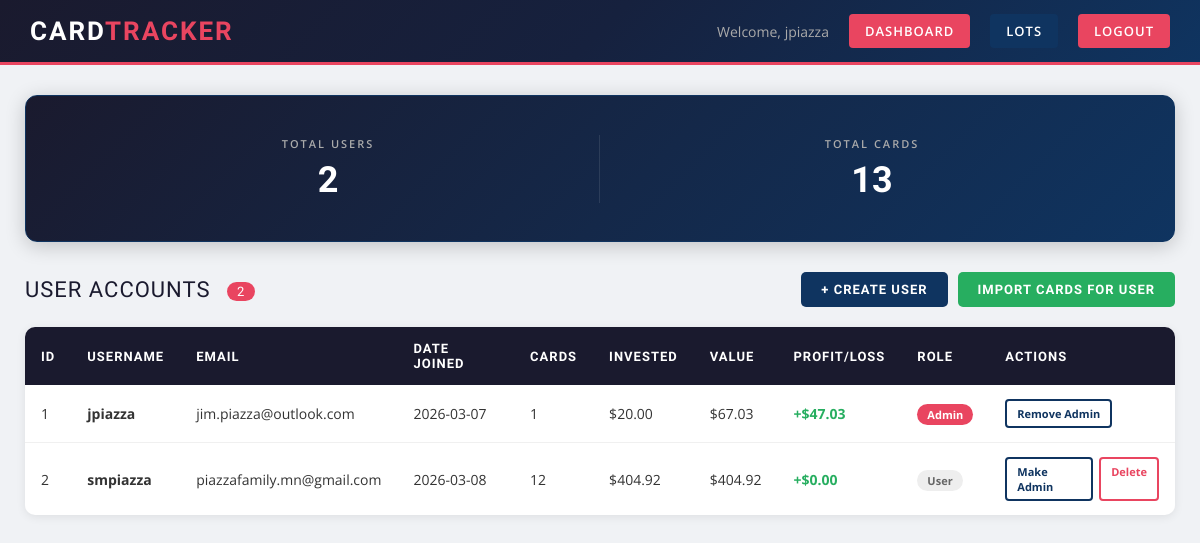
The page /admin (signed in) on the database its author committed.
### models.py (models this page shows)
class User(UserMixin, db.Model):
    id = db.Column(db.Integer, primary_key=True)
    email = db.Column(db.String(150), unique=True, nullable=False)
    username = db.Column(db.String(150), unique=True, nullable=False)
    password = db.Column(db.String(150), nullable=False)
    is_admin = db.Column(db.Boolean, default=False)
    date_joined = db.Column(db.DateTime, default=db.func.current_timestamp())
    cards = db.relationship('Card', backref='owner', lazy=True)
    lots = db.relationship('Lot', backref='owner', lazy=True)

### admin.py (the view)
@admin.route('/admin')
@login_required
@admin_required
def admin_dashboard():
    users = User.query.all()
    user_data = []
    for user in users:
        cards = Card.query.filter_by(user_id=user.id).all()
        total_invested = sum(card.buy_price for card in cards)
        total_value = sum(
            card.sell_price if card.sell_price
            else (card.market_price or card.buy_price)
            for card in cards
        )
        profit_loss = total_value - total_invested
        user_data.append({
            'id': user.id,
            'username': user.username,
            'email': user.email,
            'is_admin': user.is_admin,
            'date_joined': user.date_joined,
            'card_count': len(cards),
            'total_invested': total_invested,
            'total_value': total_value,
            'profit_loss': profit_loss
        })
    total_users = len(users)
    total_cards = Card.query.count()
    return render_template('admin.html',
        user_data=user_data,
        total_users=total_users,
        total_cards=total_cards
    )

### admin.py (called while the page is built)
def admin_required(f):
    @wraps(f)
    def decorated_function(*args, **kwargs):
        if not current_user.is_authenticated or not current_user.is_admin:
            flash('You do not have permission to access this page.')
            return redirect(url_for('main.dashboard'))
        return f(*args, **kwargs)
    return decorated_function

### app.py (called while the page is built)
def create_app():
    app = Flask(__name__)
    app.config['SECRET_KEY'] = os.getenv('SECRET_KEY', 'your-secret-key')
    app.config['SQLALCHEMY_DATABASE_URI'] = 'sqlite:///cards.db'
    app.config['UPLOAD_FOLDER'] = 'static/uploads'
    app.config['MAX_CONTENT_LENGTH'] = 16 * 1024 * 1024  # 16MB max
    db.init_app(app)
    login_manager = LoginManager()
    login_manager.login_view = 'auth.login'
    login_manager.init_app(app)
    @login_manager.user_loader
    def load_user(user_id):
        return User.query.get(int(user_id))
    from auth import auth as auth_blueprint
    app.register_blueprint(auth_blueprint)
    from main import main as main_blueprint
    app.register_blueprint(main_blueprint)
    from admin import admin as admin_blueprint
    app.register_blueprint(admin_blueprint)
    with app.app_context():
        db.create_all()
    return app

### templates/admin.html (shortened to what this page needs)
<!DOCTYPE html>
<html>
<head>
    <link rel="stylesheet" href="{{ url_for('static', filename='css/style.css') }}">
</head>
<body>
    <nav>
        <h1>Card<span>Tracker</span></h1>
        <div class="nav-right">
            <span>Welcome, {{ current_user.username }}</span>
            <a href="{{ url_for('main.dashboard') }}">Dashboard</a>
            <a href="{{ url_for('main.lots') }}" style="background:#0f3460;">Lots</a>
            <a href="{{ url_for('auth.logout') }}">Logout</a>
        </div>
    </nav>
    <div class="page-wrapper">
        <div class="dashboard-container">
            <div class="stats-banner">
                <div class="stat-block">
                    <div class="stat-label">Total Users</div>
                    <div class="stat-value">{{ total_users }}</div>
                </div>
                <div class="stat-block">
                    <div class="stat-label">Total Cards</div>
                    <div class="stat-value">{{ total_cards }}</div>
                </div>
            </div>
            <div class="section-header">
                <div class="section-title">User Accounts <span>{{ total_users }}</span></div>
                <div style="display:flex; gap:10px;">
                    <a href="{{ url_for('admin.create_user') }}" class="btn" style="background:#0f3460;">+ Create User</a>
                    <a href="{{ url_for('admin.import_for_user') }}" class="btn btn-export">Import Cards for User</a>
                </div>
            </div>
            <div class="admin-table-wrapper">
                <table class="admin-table">
                    <thead>
                        <tr>
                            <th>ID</th>
                            <th>Username</th>
                            <th>Email</th>
                            <th>Date Joined</th>
                            <th>Cards</th>
                            <th>Invested</th>
                            <th>Value</th>
                            <th>Profit/Loss</th>
                            <th>Role</th>
                            <th>Actions</th>
                        </tr>
                    </thead>
                    <tbody>
                        {% for user in user_data %}
                        <tr>
                            <td>{{ user.id }}</td>
                            <td><strong>{{ user.username }}</strong></td>
                            <td>{{ user.email }}</td>
                            <td>{{ user.date_joined.strftime('%Y-%m-%d') if user.date_joined else 'N/A' }}</td>
                            <td>{{ user.card_count }}</td>
                            <td>${{ "%.2f"|format(user.total_invested) }}</td>
                            <td>${{ "%.2f"|format(user.total_value) }}</td>
                            <td class="{% if user.profit_loss >= 0 %}profit-text{% else %}loss-text{% endif %}">
                                {% if user.profit_loss >= 0 %}+{% endif %}${{ "%.2f"|format(user.profit_loss) }}
                            </td>
                            <td>
                                {% if user.is_admin %}
                                    <span class="badge-admin">Admin</span>
                                {% else %}
                                    <span class="badge-user">User</span>
                                {% endif %}
                            </td>
                            <td>
                                <div class="admin-actions">
                                    {% if not user.is_admin %}
                                        <a href="{{ url_for('admin.make_admin', user_id=user.id) }}" class="btn-search">Make Admin</a>
                                    {% else %}
                                        <a href="{{ url_for('admin.remove_admin', user_id=user.id) }}" class="btn-search">Remove Admin</a>
                                    {% endif %}
                                    {% if user.id != current_user.id %}
                                        <a href="{{ url_for('admin.delete_user', user_id=user.id) }}" class="btn-delete" onclick="return confirm('Delete {{ user.username }}?')">Delete</a>
                                    {% endif %}
                                </div>
                            </td>
                        </tr>
                        {% endfor %}
                    </tbody>
                </table>
            </div>
        </div>
    </div>
</body>
</html>

### static/css/style.css (style rules this page uses)
* { margin: 0; padding: 0; box-sizing: border-box; }
body { font-family: 'Open Sans', sans-serif; background: #f0f2f5; color: #333; min-height: 100vh; }
nav { background: linear-gradient(135deg, #1a1a2e 0%, #16213e 50%, #0f3460 100%); color: white; padding: 0 30px; display: flex; justify-content: space-between; align-items: center; height: 65px; border-bottom: 3px solid #e94560; box-shadow: 0 2px 20px rgba(233,69,96,0.3); }
nav h1 { font-family: 'Oswald', sans-serif; font-size: 26px; font-weight: 700; letter-spacing: 2px; text-transform: uppercase; color: white; }
nav h1 span { color: #e94560; }
nav .nav-right { display: flex; align-items: center; gap: 20px; }
nav .nav-right span { color: #aaa; font-size: 14px; }
nav a { color: white; text-decoration: none; font-size: 13px; font-weight: 600; letter-spacing: 1px; text-transform: uppercase; background: #e94560; padding: 8px 16px; border-radius: 4px; transition: background 0.2s; }
.page-wrapper { background: #f0f2f5; min-height: calc(100vh - 65px); padding: 30px 0; }
.dashboard-container { max-width: 1200px; margin: 0 auto; padding: 0 25px; }
.stats-banner { background: linear-gradient(135deg, #1a1a2e 0%, #0f3460 100%); border-radius: 12px; padding: 30px; margin-bottom: 30px; display: flex; gap: 0; border: 1px solid #0f3460; box-shadow: 0 4px 20px rgba(0,0,0,0.2); }
.stat-block { flex: 1; text-align: center; padding: 10px 20px; position: relative; }
.stat-block:not(:last-child)::after { content: ''; position: absolute; right: 0; top: 10%; height: 80%; width: 1px; background: rgba(255,255,255,0.1); }
.stat-label { font-size: 11px; color: #aaa; text-transform: uppercase; letter-spacing: 2px; margin-bottom: 8px; font-weight: 600; }
.stat-value { font-family: 'Oswald', sans-serif; font-size: 36px; font-weight: 700; color: white; }
.section-header { display: flex; justify-content: space-between; align-items: center; margin-bottom: 20px; }
.section-title { font-family: 'Oswald', sans-serif; font-size: 22px; color: #1a1a2e; text-transform: uppercase; letter-spacing: 1px; }
.section-title span { background: #e94560; color: white; font-size: 13px; padding: 2px 10px; border-radius: 20px; margin-left: 10px; vertical-align: middle; }
.profit-text { color: #27ae60; font-weight: 700; font-size: 15px; }
.btn { background: #e94560; color: white; padding: 10px 20px; border-radius: 5px; text-decoration: none; display: inline-block; border: none; cursor: pointer; font-size: 13px; font-weight: 700; font-family: 'Oswald', sans-serif; letter-spacing: 1px; text-transform: uppercase; transition: background 0.2s; }
.btn-search { background: none; color: #0f3460; border: 2px solid #0f3460; padding: 5px 10px; border-radius: 4px; text-decoration: none; font-size: 11px; display: inline-block; font-weight: 700; transition: all 0.2s; }
.btn-delete { background: none; color: #e94560; border: 2px solid #e94560; padding: 5px 10px; border-radius: 4px; text-decoration: none; font-size: 11px; display: inline-block; font-weight: 700; transition: all 0.2s; }
.btn-export { background: #27ae60; }
.admin-table-wrapper { background: white; border-radius: 10px; box-shadow: 0 2px 10px rgba(0,0,0,0.08); overflow: hidden; margin-bottom: 30px; }
.admin-table { width: 100%; border-collapse: collapse; }
.admin-table th { background: #1a1a2e; color: white; padding: 14px 16px; text-align: left; font-family: 'Oswald', sans-serif; font-size: 13px; letter-spacing: 1px; text-transform: uppercase; }
.admin-table td { padding: 14px 16px; border-bottom: 1px solid #f0f0f0; font-size: 14px; }
.admin-table tr:last-child td { border-bottom: none; }
.admin-actions { display: flex; gap: 6px; }
.badge-admin { background: #e94560; color: white; padding: 3px 10px; border-radius: 20px; font-size: 11px; font-weight: 700; }
.badge-user { background: #eee; color: #666; padding: 3px 10px; border-radius: 20px; font-size: 11px; font-weight: 700; }

### rows shown on the page
User: username "jpiazza", id "1", email "jim.piazza@outlook.com", date_joined "2026-03-07", card_count "1", total_invested "20.00", total_value "67.03", profit_loss "47.03", shows "Admin"
User: id "2", username "smpiazza", email "piazzafamily.mn@gmail.com", date_joined "2026-03-08", card_count "12", total_invested "404.92", total_value "404.92", profit_loss "0.00", shows "User"

### other values the page prints
{{ total_users }} "2"
{{ total_cards }} "13"
